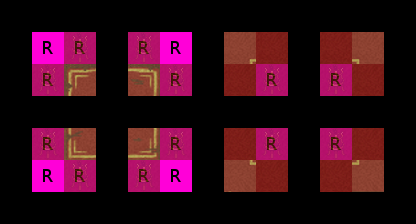

Tiled map render using the project's own tile images. Description and the map definition, with tile-layer contents summarised, below:
An orthogonal 13x7 tile map with 32x32 px tiles, 7 tile layers (Regions, Input_set, Input_set, InputNot_set, ...), 4 tilesets.

<map version="1.0" orientation="orthogonal" width="13" height="7" tilewidth="32" tileheight="32">
 <tileset firstgid="1" name="collision" tilewidth="32" tileheight="32">
  <image source="../../graphics/tiles/collision.png" width="64" height="32" />
 </tileset>
 <tileset firstgid="3" name="set" tilewidth="32" tileheight="32">
  <image source="../../graphics/tiles/set_cave.png" width="256" height="256" />
 </tileset>
 <tileset firstgid="67" name="set_rules" tilewidth="32" tileheight="32">
  <image source="../../graphics/tiles/set_rules.png" width="64" height="64" />
 </tileset>
 <tileset firstgid="71" name="cave" tilewidth="32" tileheight="32">
  <image source="../../graphics/tiles/cave.png" width="512" height="256" />
 </tileset>
 <layer name="Regions" width="13" height="7">
  <data>[91 cells, 32 non-empty, 1 distinct tile ids]</data>
 </layer>
 <layer name="Input_set" width="13" height="7">
  <data>[91 cells, 16 non-empty, 1 distinct tile ids]</data>
 </layer>
 <layer name="Input_set" width="13" height="7">
  <data>[91 cells, 16 non-empty, 1 distinct tile ids]</data>
 </layer>
 <layer name="InputNot_set" width="13" height="7" opacity="0.33">
  <data>[91 cells, 12 non-empty, 1 distinct tile ids]</data>
 </layer>
 <layer name="InputNot_set" width="13" height="7" opacity="0.36">
  <data>[91 cells, 12 non-empty, 1 distinct tile ids]</data>
 </layer>
 <layer name="Output_Ground" width="13" height="7">
  <data>[91 cells, 8 non-empty, 8 distinct tile ids]</data>
 </layer>
 <layer name="Output_Collision" width="13" height="7">
  <data>[91 cells, 0 non-empty, 0 distinct tile ids]</data>
 </layer>
</map>
